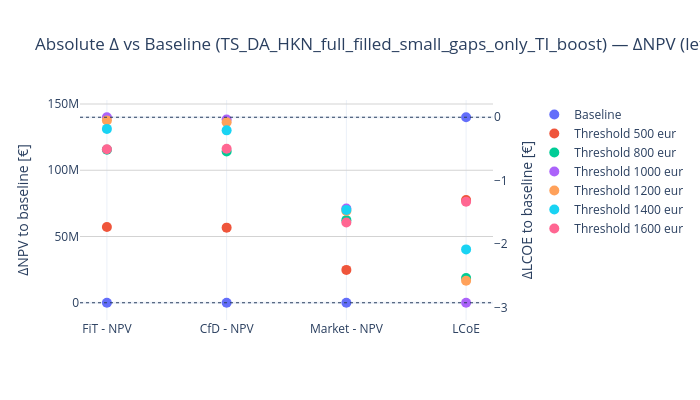

The notebook cell saved with this chart:
### Code cell
from pathlib import Path
import json
import numpy as np
import pandas as pd
import plotly.graph_objects as go

# --- Load scenarios.json if not already present ---
if "scenarios" not in globals():
    SCENARIOS_PATH = Path(RESULTS_FOLDER) / "scenarios.json"
    with open(SCENARIOS_PATH, "r", encoding="utf-8") as f:
        scenarios = json.load(f)
    if isinstance(scenarios, dict) and "scenarios" in scenarios:
        scenarios = scenarios["scenarios"]

# --- Build helpers to find scenario metadata and metrics from each DF ---
def _col_ci(df, name_options=("NPV",)):
    """Return the first column name matching any option (case-insensitive)."""
    lower_map = {c.lower(): c for c in df.columns}
    for opt in name_options:
        if opt.lower() in lower_map:
            return lower_map[opt.lower()]
    # fallback: look for substring match
    for c in df.columns:
        lc = c.lower()
        if any(opt.lower() in lc for opt in name_options):
            return c
    return None

def _extract_metric(df, options):
    """Pick a numeric scalar from the first matching column."""
    if df is None or df.empty:
        return None
    col = _col_ci(df, options)
    if col is None:
        return None
    s = df[col]
    # Try last non-null numeric value
    try:
        s_numeric = s[pd.to_numeric(s, errors="coerce").notna()]
        if not s_numeric.empty:
            return float(s_numeric.iloc[-1])
    except Exception:
        pass
    # Fallback: if already numeric-like
    try:
        return float(s.iloc[-1])
    except Exception:
        return None

# --- Which schemes to consider ---
SCHEMES = ["FiT", "CfD", "Market"]
CATS = SCHEMES + ["lcoe"]  # single LCOE bucket on right axis

# Ensure ext_map exists (build if missing)
if "ext_map" not in globals() or not isinstance(ext_map, dict) or not ext_map:
    ext_map = {}
    for sc in scenarios:
        sid = str(sc.get("scenario_id", ""))
        ov = sc.get("overrides", {})
        ext = ov.get("WindFarm_overrides.external_response_path", None)
        scheme = ov.get("Revenue_overrides.scheme_type", None)
        if not sid or not ext or scheme not in SCHEMES:
            continue
        d = ext_map.setdefault(ext, {})
        d[scheme] = sid

def _get_metrics_for_sid(sid):
    df = RESULTS.get(sid)
    return {
        "NPV":  _extract_metric(df, ("NPV", "net_present_value", "npv")),
        "LCOE": _extract_metric(df, ("LCOE", "lcoe")),
    }

# ------------- Relative figure: ABS deltas -------------
BASELINE_LABEL = "TS_DA_HKN_full_filled_small_gaps_only_TI_boost"

def _find_ext_key_by_label(target_label):
    for ext_path in ext_map.keys():
        label = Path(ext_path).name or str(ext_path)
        if label == target_label:
            return ext_path
    return None

_baseline_key = _find_ext_key_by_label(BASELINE_LABEL)
if _baseline_key is None:
    raise ValueError(f"Baseline '{BASELINE_LABEL}' not found among ext_map keys/labels.")

# Baseline NPV per scheme (left axis)
baseline_npv_by_scheme = {}
for scheme in SCHEMES:
    sid = ext_map[_baseline_key].get(scheme)
    m = _get_metrics_for_sid(sid) if sid else None
    baseline_npv_by_scheme[scheme] = (m or {}).get("NPV", None)

# Helper: pick a case's LCOE (first available across schemes)
def _case_lcoe(schemes_entry):
    for scheme in SCHEMES:
        sid = schemes_entry.get(scheme)
        if not sid:
            continue
        m = _get_metrics_for_sid(sid)
        if m and m.get("LCOE") is not None and not pd.isna(m["LCOE"]):
            return m["LCOE"]
    return None

# Baseline LCOE (right axis)
baseline_lcoe = _case_lcoe(ext_map[_baseline_key])

def _abs_delta(value, base):
    """Absolute delta vs base: value - base."""
    if value is None or base is None:
        return None
    if pd.isna(value) or pd.isna(base):
        return None
    return value - base

def save_fig(fig, filename_base: str, width=1200, height=700, scale=2):
    """
    Save a Plotly figure as PDF and JPEG.
    Requires: pip install -U kaleido
    """

    OUT_DIR = Path(RESULTS_FOLDER)  # e.g. r"M:\Projects\Cost Model\HiperSim\valuewind\results"
    OUT_DIR.mkdir(parents=True, exist_ok=True)
    for ext in ("pdf", "jpeg"):
        path = OUT_DIR / f"{filename_base}.{ext}"
        try:
            fig.write_image(str(path), format=ext, width=width, height=height, scale=scale)
            print(f"[SAVE] {ext.upper()} → {path}")
        except Exception as e:
            print(f"[WARN] Could not save {ext.upper()} for '{filename_base}': {e}")

from plotly.colors import qualitative


# --- One figure: absolute deltas vs baseline ---
fig_rel = go.Figure()

SCHEMES = ["FiT", "CfD", "Market"]          # assumed defined earlier
CATS = [f"{s} - NPV" for s in SCHEMES] + ["LCoE"]                # x-axis categories (includes single 'lcoe' bucket)

COMMON_MARKER = dict(size=10, symbol="circle")   # same marker for NPV & LCOE
COLORWAY = qualitative.Plotly                   # choose your palette

# OPTIONAL: custom legend texts in the SAME insertion order as ext_map
# If shorter/empty, defaults to the path name label.
LEGEND_TEXTS = [
    "Baseline",
    "Threshold 500 eur",
    "Threshold 800 eur",
    "Threshold 1000 eur",
    "Threshold 1200 eur",
    "Threshold 1400 eur",
    "Threshold 1600 eur",
]

# Preserve insertion order (Python 3.7+ dicts keep it)
items_in_order = list(ext_map.items())

for i, (ext_path, schemes) in enumerate(items_in_order):
    default_label = Path(ext_path).name or str(ext_path)
    legend_name = LEGEND_TEXTS[i] if i < len(LEGEND_TEXTS) and LEGEND_TEXTS[i] else default_label
    group_id = f"resp-{i}"                     # stable legend group id
    color = COLORWAY[i % len(COLORWAY)]        # one color per external response

    # -------- Left axis: ΔNPV (absolute) per scheme vs same-scheme baseline --------
    xs_npv, ys_npv = [], []
    for scheme in SCHEMES:
        sid = schemes.get(scheme)
        if not sid:
            continue
        m = _get_metrics_for_sid(sid)                         # assumes helper exists
        base_npv = baseline_npv_by_scheme.get(scheme)         # assumes dict exists
        delta = _abs_delta(m["NPV"], base_npv)                # assumes helper exists
        if delta is None:
            continue
        #xs_npv.append(str(scheme) + '- NPV')
        xs_npv.append(f"{scheme} - NPV")
        #xs_npv.append(scheme)
        ys_npv.append(delta)

    if xs_npv:
        fig_rel.add_trace(go.Scatter(
            x=xs_npv,
            y=ys_npv,
            mode="markers",
            marker={**COMMON_MARKER, "color": color},          # same marker & color
            name=legend_name,                                  # custom legend text
            legendgroup=group_id,                              # pair with LCOE trace
            showlegend=True,                                   # only this one shows
            legendrank=i,                                      # pin legend position
            hovertemplate="Scheme: %{x}<br>ΔNPV: %{y:,.2f}<extra>" + legend_name + "</extra>",
        ))

    # -------- Right axis: ΔLCOE (absolute) vs baseline case LCOE --------
    lcoe_val = _case_lcoe(schemes)                             # assumes helper exists
    delta_lcoe = _abs_delta(lcoe_val, baseline_lcoe)           # assumes baseline exists
    if delta_lcoe is not None:
        fig_rel.add_trace(go.Scatter(
            x=["LCoE"],                                        # single bucket
            y=[delta_lcoe],
            mode="markers",
            marker={**COMMON_MARKER, "color": color},          # same marker & color as NPV
            name=legend_name,                                  # same name (hidden)
            legendgroup=group_id,
            showlegend=False,                                  # no duplicate legend entry
            yaxis="y2",
            hovertemplate="Metric: LCOE<br>ΔLCOE: %{y:,.4f}<extra>" + legend_name + "</extra>",
        ))

# ---- Layout ----
fig_rel.update_layout(
    title=f"Absolute Δ vs Baseline ({BASELINE_LABEL}) — ΔNPV (left) + ΔLCOE (right)",
    #xaxis_title="Scheme / Metric",
    yaxis_title="ΔNPV to baseline [€]",
    yaxis=dict(showgrid=True, gridcolor="lightgray"),
    yaxis2=dict(title="ΔLCOE to baseline [€]", overlaying="y", side="right", showgrid=False),
    template="plotly_white",
    width=700,
    height=400,
    #legend_title_text="External response",
    xaxis=dict(categoryorder="array", categoryarray=CATS),
    shapes=[
        dict(type="line", xref="paper", x0=0, x1=1, yref="y",  y0=0, y1=0, line=dict(width=1, dash="dot")),
        dict(type="line", xref="paper", x0=0, x1=1, yref="y2", y0=0, y1=0, line=dict(width=1, dash="dot")),
    ],
    legend=dict(
        traceorder="normal",        # do NOT auto sort legend
        x=1.1, y=1.0,              # move legend to the left
        xanchor="left", yanchor="top",
        groupclick="togglegroup",
    ),
)

fig_rel.show()


save_fig(fig_rel, "delta_vs_baseline")

### Figure 1 — Plotly figure (JSON) as saved in the notebook; plotly's stock layout.template omitted (floating-point values rounded to 4 significant figures)
{"data": [{"hovertemplate": "Scheme: %{x}<br>ΔNPV: %{y:,.2f}<extra>Baseline</extra>", "legendgroup": "resp-0", "legendrank": 0, "marker": {"color": "#636EFA", "size": 10, "symbol": "circle"}, "mode": "markers", "name": "Baseline", "showlegend": true, "type": "scatter", "x": ["FiT - NPV", "CfD - NPV", "Market - NPV"], "y": [0, 0, 0]}, {"hovertemplate": "Metric: LCOE<br>ΔLCOE: %{y:,.4f}<extra>Baseline</extra>", "legendgroup": "resp-0", "marker": {"color": "#636EFA", "size": 10, "symbol": "circle"}, "mode": "markers", "name": "Baseline", "showlegend": false, "type": "scatter", "x": ["LCoE"], "y": [0], "yaxis": "y2"}, {"hovertemplate": "Scheme: %{x}<br>ΔNPV: %{y:,.2f}<extra>Threshold 500 eur</extra>", "legendgroup": "resp-1", "legendrank": 1, "marker": {"color": "#EF553B", "size": 10, "symbol": "circle"}, "mode": "markers", "name": "Threshold 500 eur", "showlegend": true, "type": "scatter", "x": ["FiT - NPV", "CfD - NPV", "Market - NPV"], "y": [57190000.0, 56670000.0, 24800000.0]}, {"hovertemplate": "Metric: LCOE<br>ΔLCOE: %{y:,.4f}<extra>Threshold 500 eur</extra>", "legendgroup": "resp-1", "marker": {"color": "#EF553B", "size": 10, "symbol": "circle"}, "mode": "markers", "name": "Threshold 500 eur", "showlegend": false, "type": "scatter", "x": ["LCoE"], "y": [-1.306], "yaxis": "y2"}, {"hovertemplate": "Scheme: %{x}<br>ΔNPV: %{y:,.2f}<extra>Threshold 800 eur</extra>", "legendgroup": "resp-2", "legendrank": 2, "marker": {"color": "#00CC96", "size": 10, "symbol": "circle"}, "mode": "markers", "name": "Threshold 800 eur", "showlegend": true, "type": "scatter", "x": ["FiT - NPV", "CfD - NPV", "Market - NPV"], "y": [115600000.0, 114100000.0, 62340000.0]}, {"hovertemplate": "Metric: LCOE<br>ΔLCOE: %{y:,.4f}<extra>Threshold 800 eur</extra>", "legendgroup": "resp-2", "marker": {"color": "#00CC96", "size": 10, "symbol": "circle"}, "mode": "markers", "name": "Threshold 800 eur", "showlegend": false, "type": "scatter", "x": ["LCoE"], "y": [-2.538], "yaxis": "y2"}, {"hovertemplate": "Scheme: %{x}<br>ΔNPV: %{y:,.2f}<extra>Threshold 1000 eur</extra>", "legendgroup": "resp-3", "legendrank": 3, "marker": {"color": "#AB63FA", "size": 10, "symbol": "circle"}, "mode": "markers", "name": "Threshold 1000 eur", "showlegend": true, "type": "scatter", "x": ["FiT - NPV", "CfD - NPV", "Market - NPV"], "y": [140000000.0, 138200000.0, 71150000.0]}, {"hovertemplate": "Metric: LCOE<br>ΔLCOE: %{y:,.4f}<extra>Threshold 1000 eur</extra>", "legendgroup": "resp-3", "marker": {"color": "#AB63FA", "size": 10, "symbol": "circle"}, "mode": "markers", "name": "Threshold 1000 eur", "showlegend": false, "type": "scatter", "x": ["LCoE"], "y": [-2.926], "yaxis": "y2"}, {"hovertemplate": "Scheme: %{x}<br>ΔNPV: %{y:,.2f}<extra>Threshold 1200 eur</extra>", "legendgroup": "resp-4", "legendrank": 4, "marker": {"color": "#FFA15A", "size": 10, "symbol": "circle"}, "mode": "markers", "name": "Threshold 1200 eur", "showlegend": true, "type": "scatter", "x": ["FiT - NPV", "CfD - NPV", "Market - NPV"], "y": [137600000.0, 136200000.0, 69330000.0]}, {"hovertemplate": "Metric: LCOE<br>ΔLCOE: %{y:,.4f}<extra>Threshold 1200 eur</extra>", "legendgroup": "resp-4", "marker": {"color": "#FFA15A", "size": 10, "symbol": "circle"}, "mode": "markers", "name": "Threshold 1200 eur", "showlegend": false, "type": "scatter", "x": ["LCoE"], "y": [-2.578], "yaxis": "y2"}, {"hovertemplate": "Scheme: %{x}<br>ΔNPV: %{y:,.2f}<extra>Threshold 1400 eur</extra>", "legendgroup": "resp-5", "legendrank": 5, "marker": {"color": "#19D3F3", "size": 10, "symbol": "circle"}, "mode": "markers", "name": "Threshold 1400 eur", "showlegend": true, "type": "scatter", "x": ["FiT - NPV", "CfD - NPV", "Market - NPV"], "y": [131200000.0, 130100000.0, 70070000.0]}, {"hovertemplate": "Metric: LCOE<br>ΔLCOE: %{y:,.4f}<extra>Threshold 1400 eur</extra>", "legendgroup": "resp-5", "marker": {"color": "#19D3F3", "size": 10, "symbol": "circle"}, "mode": "markers", "name": "Threshold 1400 eur", "showlegend": false, "type": "scatter", "x": ["LCoE"], "y": [-2.084], "yaxis": "y2"}, {"hovertemplate": "Scheme: %{x}<br>ΔNPV: %{y:,.2f}<extra>Threshold 1600 eur</extra>", "legendgroup": "resp-6", "legendrank": 6, "marker": {"color": "#FF6692", "size": 10, "symbol": "circle"}, "mode": "markers", "name": "Threshold 1600 eur", "showlegend": true, "type": "scatter", "x": ["FiT - NPV", "CfD - NPV", "Market - NPV"], "y": [115800000.0, 116200000.0, 60520000.0]}, {"hovertemplate": "Metric: LCOE<br>ΔLCOE: %{y:,.4f}<extra>Threshold 1600 eur</extra>", "legendgroup": "resp-6", "marker": {"color": "#FF6692", "size": 10, "symbol": "circle"}, "mode": "markers", "name": "Threshold 1600 eur", "showlegend": false, "type": "scatter", "x": ["LCoE"], "y": [-1.334], "yaxis": "y2"}], "layout": {"height": 400, "legend": {"groupclick": "togglegroup", "traceorder": "normal", "x": 1.1, "xanchor": "left", "y": 1, "yanchor": "top"}, "shapes": [{"line": {"dash": "dot", "width": 1}, "type": "line", "x0": 0, "x1": 1, "xref": "paper", "y0": 0, "y1": 0, "yref": "y"}, {"line": {"dash": "dot", "width": 1}, "type": "line", "x0": 0, "x1": 1, "xref": "paper", "y0": 0, "y1": 0, "yref": "y2"}], "title": {"text": "Absolute Δ vs Baseline (TS_DA_HKN_full_filled_small_gaps_only_TI_boost) — ΔNPV (left) + ΔLCOE (right)"}, "width": 700, "xaxis": {"categoryarray": ["FiT - NPV", "CfD - NPV", "Market - NPV", "LCoE"], "categoryorder": "array"}, "yaxis": {"gridcolor": "lightgray", "showgrid": true, "title": {"text": "ΔNPV to baseline [€]"}}, "yaxis2": {"overlaying": "y", "showgrid": false, "side": "right", "title": {"text": "ΔLCOE to baseline [€]"}}}}
